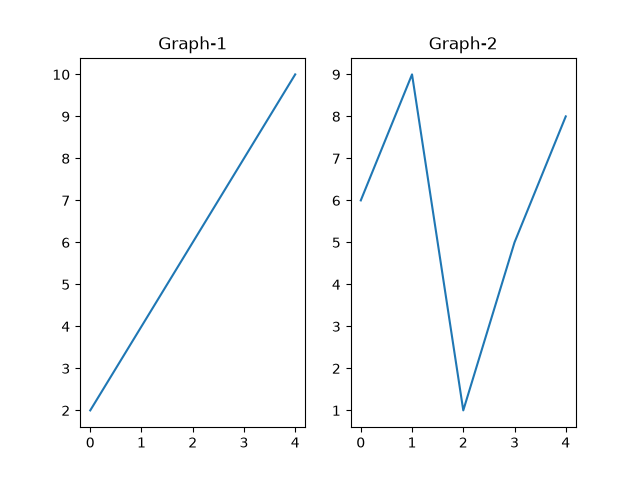

This figure's Python source:
# `title()` function can be used to add a title to each plot

import matplotlib.pyplot as plt

y = [2, 4, 6, 8, 10]
plt.subplot(1, 2, 1)
plt.plot(y)
plt.title("Graph-1")

y = [6, 9, 1, 5, 8]
plt.subplot(1, 2, 2)
plt.plot(y)
plt.title("Graph-2")

plt.savefig("04_title.png")
